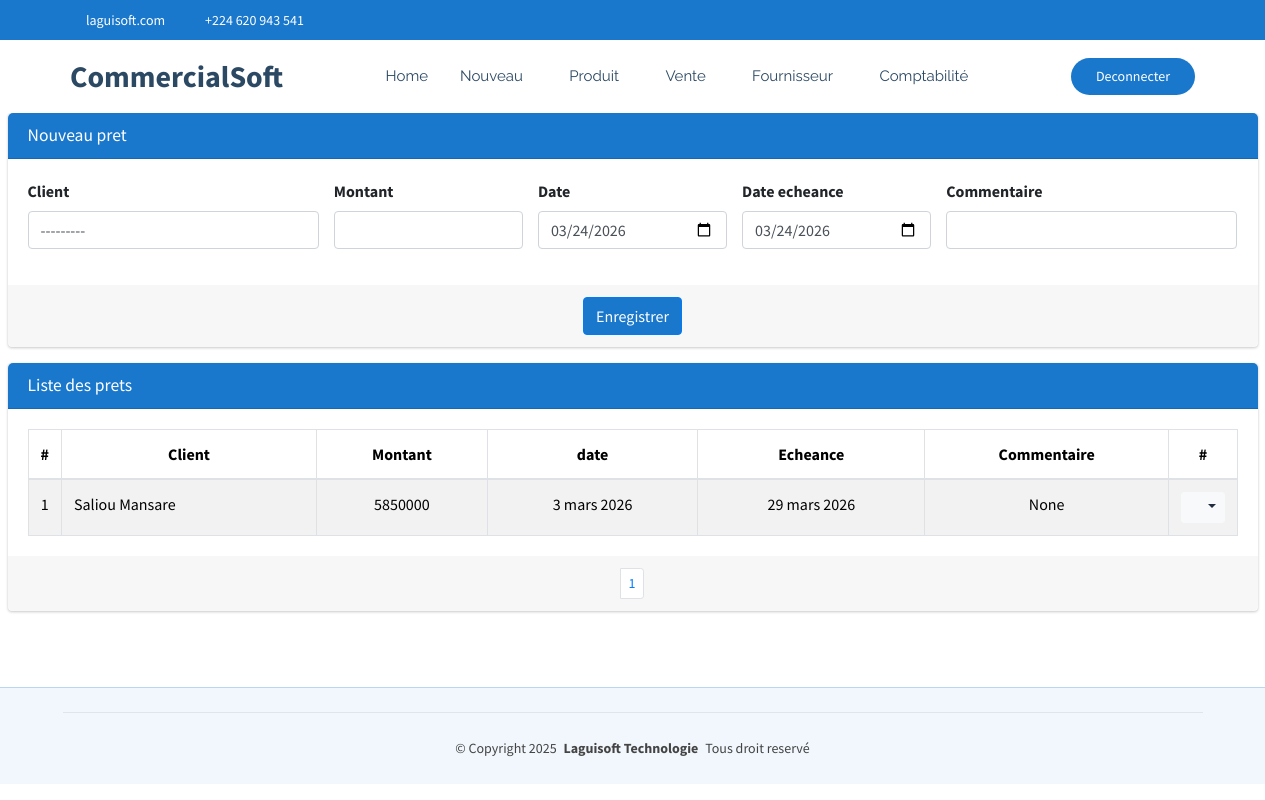
The page /commerce/commerce/pret/Client (signed in) on the database its author committed.
### CommercialSoft/models.py (models this page shows)
class PretClient(models.Model):
    client=models.ForeignKey(Client, on_delete=models.SET_NULL, null=True, related_name='prets')
    montant=models.BigIntegerField()
    date=models.DateField(default=timezone.now)
    dateEcheance=models.DateField(default=timezone.now)
    payer=models.CharField(max_length=5, choices=[('Non','Non'),('Oui','Oui')], default='Non')
    commande=models.ForeignKey(Commande, on_delete=models.SET_NULL, null=True, blank=True)
    user=models.ForeignKey(settings.AUTH_USER_MODEL, on_delete=models.PROTECT)
    commentaire=models.CharField(max_length=50, null=True, blank=True)

class Client(models.Model):
    societe=models.ForeignKey(Societe, on_delete=models.CASCADE, null=True)
    nom=models.CharField(max_length=70, unique=True)
    telephone=models.CharField(max_length=20,null=True,blank=True)
    adresse=models.CharField(max_length=30, null=True, blank=True)
    email=models.EmailField(max_length=50, null=True, blank=True)
    matricule=models.CharField(max_length=20,null=True, blank=True)
    pourcentage=models.PositiveSmallIntegerField()
    detteMaximale=models.PositiveBigIntegerField()
    def __str__(self):
        return self.nom

### CommercialSoft/views.py (the view)
# urls.py: path('commerce/pret/Client', views.pretClient_list_create,name="commerce_pretClient"),
@login_required
def pretClient_list_create(request):
    if request.method == "POST":
        form = detteClientForm(request.POST)
        if form.is_valid():
            dette = form.save(commit=False)
            dette.user=request.user
            dette.save()  # Sauvegarder après modification
            messages.success(request, "pret créée avec succès !")
            return redirect('commerce_pretClient')
        else:
            messages.error(request, "Erreur lors de la création de la pret.")
    else:
        form = detteClientForm()
    pret = PretClient.objects.all().order_by('-date')
    paginator = Paginator(pret, 15)
    page = request.GET.get('page')
    paginated_depense = paginator.get_page(page)
    return render(request, 'CommercialSoft/pretClient.html', {'form': form,'listes': paginated_depense})

### CommercialSoft/forms.py
class detteClientForm(forms.ModelForm):
    class Meta:
        model = PretClient
        fields = ['client', 'montant', 'date','dateEcheance','commentaire']
        widgets = {
            'client': forms.Select(attrs={'class': 'form-control select2bs4', "id":"idClient"}),
            'montant': forms.NumberInput(attrs={'class': 'form-control'}),
            'date': forms.DateInput(attrs={'class': 'form-control', 'type': 'date', 'id':'idDate'}),
            'dateEcheance': forms.DateInput(attrs={'class': 'form-control', 'type': 'date', 'id':'idDateEch'}),
            'commentaire': forms.TextInput(attrs={'class': 'form-control'}),
        }

### CommercialSoft/templates/CommercialSoft/pretClient.html (shortened to what this page needs)
{% extends "CommercialSoft/starter-page.html" %}
{% load static %}
{% block css %}
    <link rel="stylesheet" href="{% static 'autre/plugins/fontawesome-free/css/all.min.css' %}">
    <link rel="stylesheet" href="https://code.ionicframework.com/ionicons/2.0.1/css/ionicons.min.css">
  <link rel="stylesheet" href="{% static 'autre/plugins/sweetalert2-theme-bootstrap-4/bootstrap-4.min.css' %}">
    <link rel="stylesheet" href="{% static 'autre/dist/css/adminlte.min.css' %}">
    <link rel="stylesheet" href="{% static 'autre/plugins/toastr/toastr.min.css' %}">
{% endblock %}
{% block corp %}
<section class="content pt-0">
  <div class="container-fluid">
            <div class="row">
              <div class="col-md-12">
                <div class="card card-primary">
                  <div class="card-header">
                    <h3 class="card-title">Nouveau pret</h3>
                  </div>
                  <form role="form" action="{% url 'commerce_pretClient' %}" method="post">
                    <div class="card-body">
                      <div class="row">
                        <div class="col-md-3">
                          <div class="form-group">
                            <label for="intitule">Client</label>
                            {{ form.client }}
                          </div>
                        </div>
                        <div class="col-md-2">
                          <div class="form-group">
                            <label for="montant">Montant</label>
                            {{ form.montant }}
                          </div>
                        </div>
                        <div class="col-md-2">
                          <div class="form-group">
                            <label for="date">Date</label>
                            {{ form.date }}
                          </div>
                        </div>
                        <div class="col-md-2">
                          <div class="form-group">
                            <label for="categorie">Date echeance</label>
                            {{ form.dateEcheance }}
                          </div>
                        </div>
                        <div class="col-md-3">
                          <div class="form-group">
                            <label for="categorie">Commentaire</label>
                            {{ form.commentaire }}
                          </div>
                        </div>
                      </div>
                    </div>
                    <div class="card-footer text-center">
                      <button type="submit" class="btn btn-primary">Enregistrer</button>
                    </div>
                  </form>
                </div>
              </div>
            </div>
    <div class="row">
      <div class="col-md-12">
        <div class="card card-primary">
            <div class="card-header">
              <h3 class="card-title">Liste des prets</h3>
            </div>
            <div class="card-body">
              <table class="table table-bordered table-hover table-striped">
                <thead>
                  <tr>
                    <th style="width: 10px" class="text-center">#</th>
                    <th class="text-center">Client</th>
                    <th class="text-center">Montant</th>
                    <th class="text-center">date</th>
                    <th class="text-center">Echeance</th>
                    <th class="text-center">Commentaire</th>
                    <th style="width: 40px" class="text-center">#</th>
                  </tr>
                </thead>
                <tbody>
                  {% if listes %}
                    {% for liste in listes %}
                      <tr>
                        <td class="text-center">{{liste.id}}</td>
                        <td>{{liste.client.nom}}</td>
                        <td class="text-center">{{liste.montant}}</td>
                        <td class="text-center">{{liste.date}}</td>
                        <td class="text-center">{{liste.dateEcheance}}</td>
                        <td class="text-center">{{liste.commentaire}}</td>
                        <td class="text-center">
                          <div class="btn-group">
                            <button type="button" class="btn btn-sm btn-light dropdown-toggle" data-toggle="dropdown" aria-expanded="false">
                              <i class="fas fa-cogs"></i>
                            </button>
                          </div>
                        </td>
                      </tr>
                    {% endfor %}
                  {% else %}
                    <tr>
                      <td colspan="14" class="text-center">Aucune ligne disponible pour le moment.</td>
                    </tr>
                  {% endif %}
                </tbody>
              </table>
            </div>
            <div class="card-footer clearfix">
              <ul class="pagination pagination-sm m-0 justify-content-center">
                <li class="page-item">
                  {% for num in listes.paginator.page_range %}
                    {% if listes.number == num %}
                      <li class="page-item"><a class="page-link" href="">{{ num }}</a></li>
                    {% else %}
                      <li class="page-item"><a class="page-link" href="?page={{ num }}">{{ num }}</a></li>
                    {% endif %}
                  {% endfor %}
              </ul>
            </div>
          </div>
      </div>
    </div>
  </div>
</section>
  {% endblock %}

### CommercialSoft/static/clinique/assets/css/main.css (style rules this page uses)
:root { --default-font: "Roboto", system-ui, -apple-system, "Segoe UI", Roboto, "Helvetica Neue", Arial, "Noto Sans", "Liberation Sans", sans-serif, "Apple Color Emoji", "Segoe UI Emoji", "Segoe UI Symbol", "Noto Color Emoji"; --heading-font: "Poppins", sans-serif; --nav-font: "Raleway", sans-serif; }
:root { --background-color: #ffffff; --default-color: #444444; --heading-color: #2c4964; --accent-color: #1977cc; --surface-color: #ffffff; --contrast-color: #ffffff; }
:root { --nav-color: #2c4964; --nav-hover-color: #1977cc; --nav-mobile-background-color: #ffffff; --nav-dropdown-background-color: #ffffff; --nav-dropdown-color: #2c4964; --nav-dropdown-hover-color: #1977cc; }
:root { scroll-behavior: smooth; }
body { color: var(--default-color); background-color: var(--background-color); font-family: var(--default-font); }
h1, h2, h3, h4, h5, h6 { color: var(--heading-color); font-family: var(--heading-font); }
section, .section { color: var(--default-color); background-color: var(--background-color); padding: 60px 0; scroll-margin-top: 72px; overflow: clip; }

### rows shown on the page
PretClient: id "1", client.nom "Saliou Mansare", montant "5850000", date "3 mars 2026", dateEcheance "29 mars 2026", commentaire "None"

### other values the page prints
{{ num }} "1"
